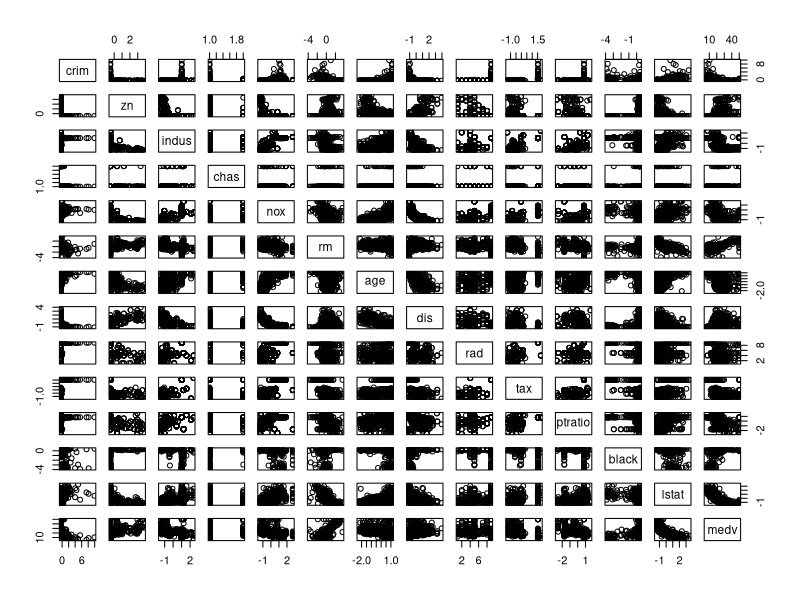
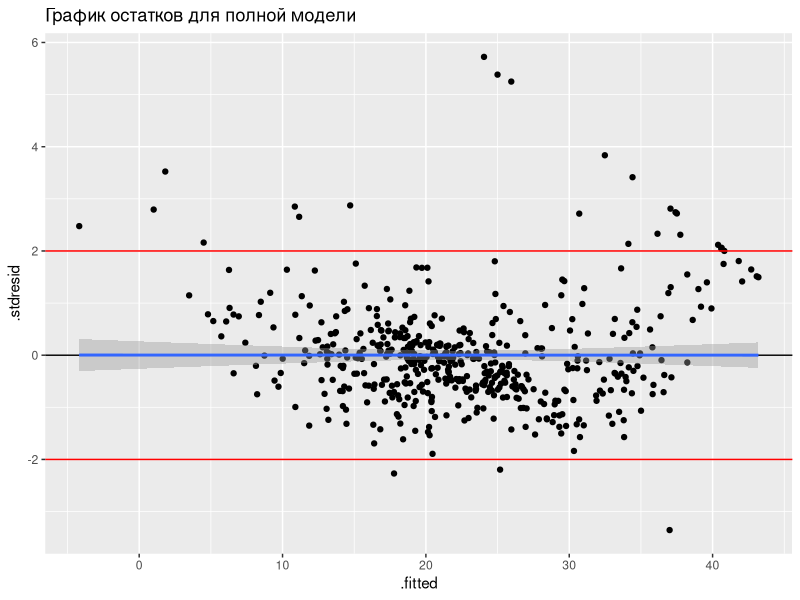
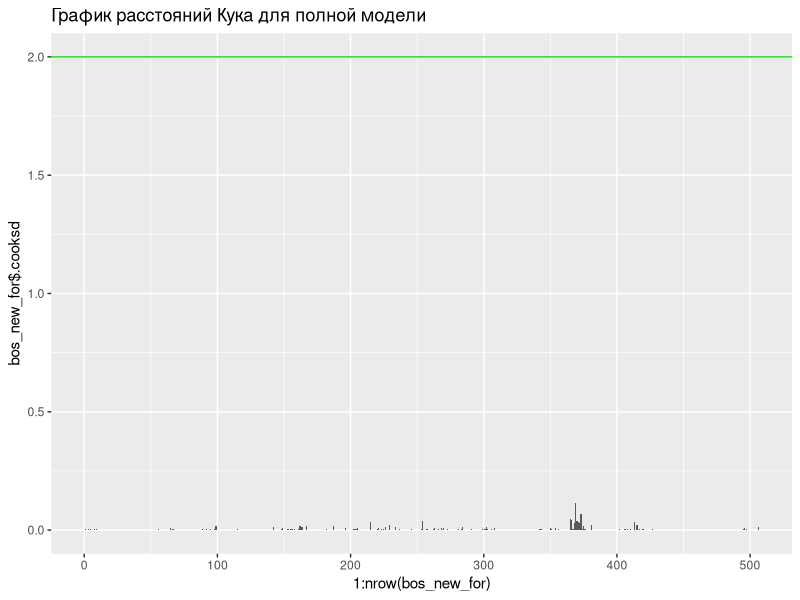
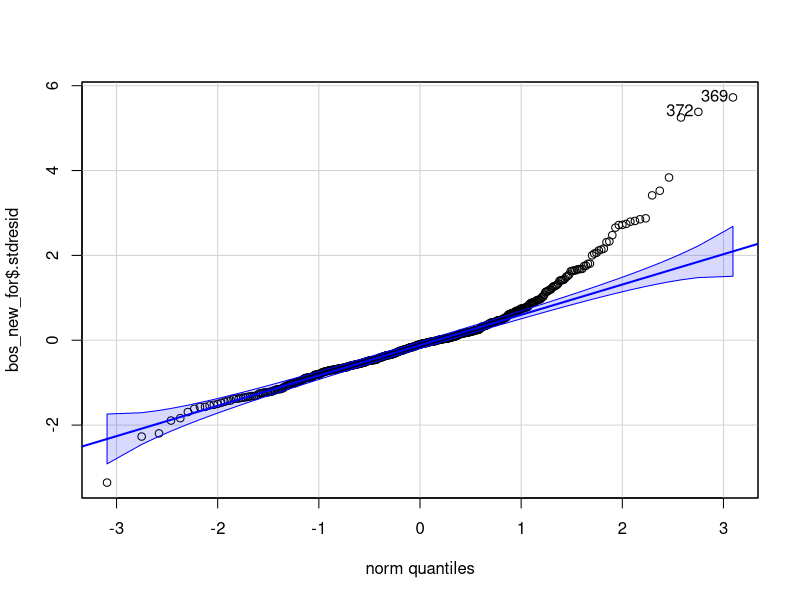
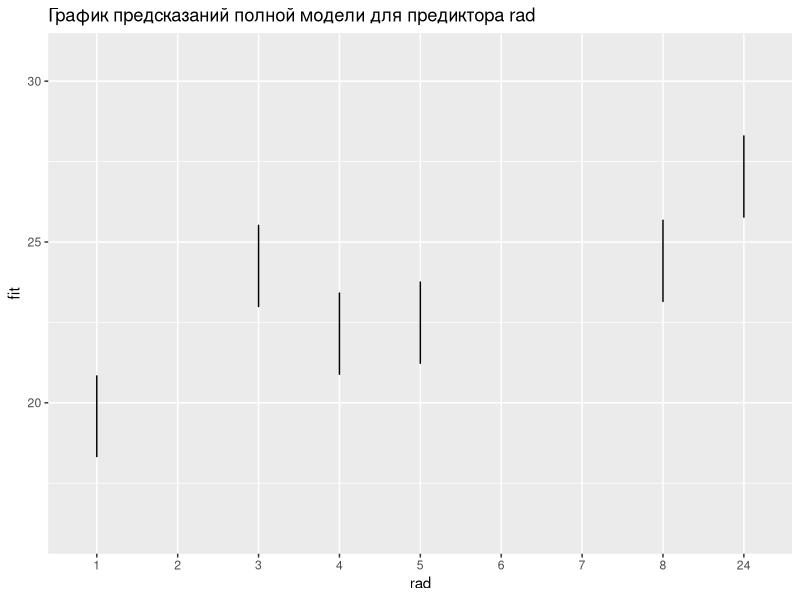
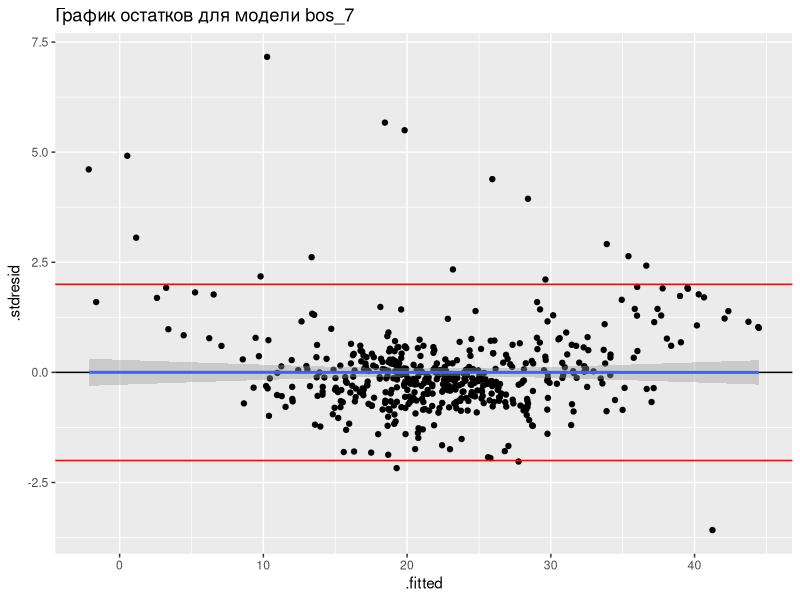
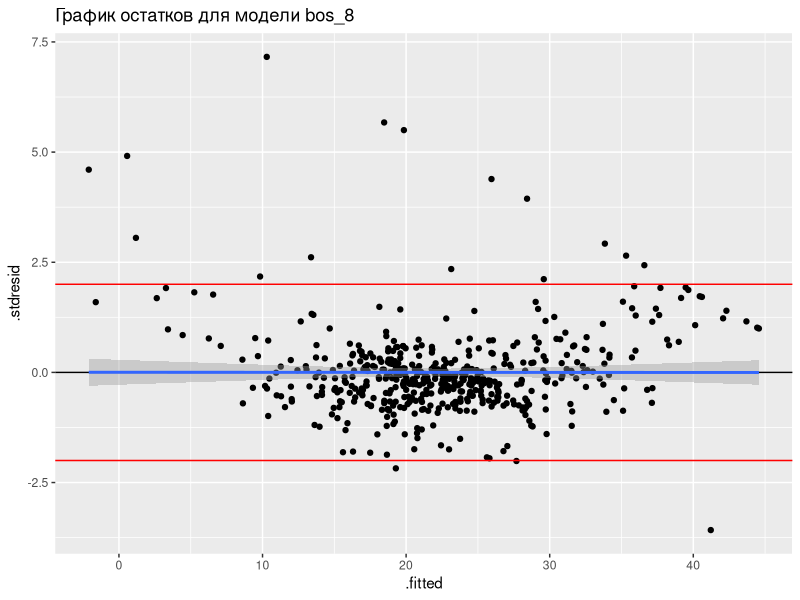
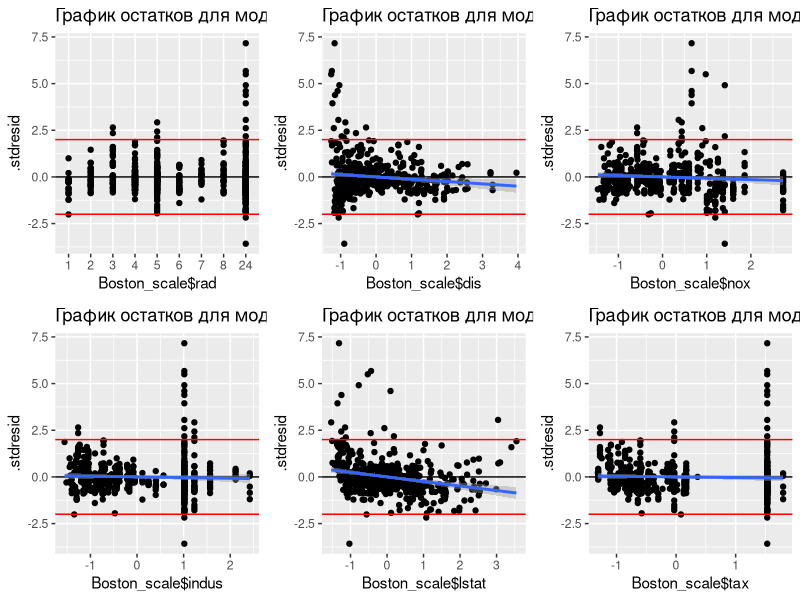

Generate these figures, in order, with R:
## ---- chunk 1
knitr::opts_chunk$set(echo = TRUE)
library(ggplot2)
library(car)
library(gridExtra)
## ---- chunk 2
library(MASS)
Boston <- MASS::Boston
str(Boston)
## ---- chunk 3
Boston_scale <- Boston
Boston_scale$chas <- as.factor(Boston_scale$chas)
Boston_scale$rad <- as.factor(Boston_scale$rad)
Boston_scale[,c(-4,-9,-14)]<- scale(Boston_scale[,c(-4,-9,-14)])

## ---- chunk 4
pairs(Boston_scale)
## ---- chunk 5
bos_new <- lm(medv~lstat+black+ptratio+tax+rad+dis+age+rm+nox+chas+indus+zn+crim,data=Boston_scale)
summary(bos_new)
## ---- chunk 6
bos_new_for <- data.frame(fortify(bos_new))
gg_resid <- ggplot(data = bos_new_for, aes(x = .fitted, y = .stdresid)) + 
  geom_point() + 
  geom_hline(yintercept = 0) +
  geom_smooth(method = "lm") +
  geom_hline(yintercept = 2, color = "red") +
  geom_hline(yintercept = -2, color = "red") +
  ggtitle("График остатков для полной модели")
gg_resid
## ---- chunk 7
ggplot(, aes(x = 1:nrow(bos_new_for), y = bos_new_for$.cooksd)) + 
  geom_bar(stat = "identity") + 
  geom_hline(yintercept = 2, color = "green2") + ggtitle("График расстояний Кука для полной модели")
## ---- chunk 8
qqPlot(bos_new_for$.stdresid)
## ---- chunk 9
 summary(bos_new)
## ---- chunk 10
MyData <- data.frame(
     rad = (Boston_scale$rad),
     crim = mean(Boston_scale$crim),
     zn = mean(Boston_scale$zn),
     chas = Boston_scale$chas,
     nox = mean(Boston_scale$nox),
     rm = mean(Boston_scale$rm),
     age = mean(Boston_scale$age),
     dis = mean(Boston_scale$dis),
     tax = mean(Boston_scale$tax),
     ptratio = mean(Boston_scale$ptratio),
     black = mean(Boston_scale$black),
     lstat = mean(Boston_scale$lstat),
     indus = mean(Boston_scale$indus))

Predictions <- predict(bos_new, newdata = MyData,  interval = 'confidence')
MyData <- data.frame(MyData, Predictions)

Pl_predict <- ggplot(MyData, aes(x = rad, y = fit)) +
  geom_ribbon(alpha = 0.2, aes(ymin = lwr, ymax = upr)) +
  geom_line() + 
  ggtitle("График предсказаний полной модели для предиктора rad")
Pl_predict 
## ---- chunk 11
vif(bos_new)
bos_2 <- update(bos_new, .~. - rad) 
## ---- chunk 12
vif(bos_2)
bos_3 <- update(bos_2, .~. - nox) 
## ---- chunk 13
vif(bos_3)
bos_4 <- update(bos_3, .~. - dis) 
## ---- chunk 14
vif(bos_4)
bos_5 <- update(bos_4, .~. - indus) 
## ---- chunk 15
vif(bos_5)
bos_6 <- update(bos_5, .~. - lstat) 
## ---- chunk 16
vif(bos_6)
bos_7 <- update(bos_6, .~. - tax) 
## ---- chunk 17
vif(bos_7)
## ---- chunk 18
bos_7_for <- data.frame(fortify(bos_7))
gg_resid<- ggplot(data = bos_7_for, aes(x = .fitted, y = .stdresid)) + 
  geom_point() + 
  geom_hline(yintercept = 0) +
  geom_smooth(method = "lm") +
  geom_hline(yintercept = 2, color = "red") +
  geom_hline(yintercept = -2, color = "red") +
  ggtitle("График остатков для модели bos_7")
gg_resid
## ---- chunk 19
drop1(bos_7, test = "F")
bos_8 <- update(bos_7, .~. - zn) 
drop1(bos_8, test = "F")

## ---- chunk 20
bos_8_for <- data.frame(fortify(bos_8))
gg_resid<- ggplot(data = bos_8_for, aes(x = .fitted, y = .stdresid)) + 
  geom_point() + 
  geom_hline(yintercept = 0) +
  geom_smooth(method = "lm") +
  geom_hline(yintercept = 2, color = "red") +
  geom_hline(yintercept = -2, color = "red") +
  ggtitle("График остатков для модели bos_8")
gg_resid
## ---- chunk 21
res_1 <- gg_resid + aes(x = Boston_scale$rad)
res_2 <- gg_resid + aes(x = Boston_scale$dis)
res_3 <- gg_resid + aes(x = Boston_scale$nox)
res_4 <- gg_resid + aes(x = Boston_scale$indus)
res_5 <- gg_resid + aes(x = Boston_scale$lstat)
res_6 <- gg_resid + aes(x = Boston_scale$tax)
grid.arrange(res_1, res_2, res_3, res_4,res_5, res_6,nrow = 2)
## ---- chunk 22
bos_9 <- update(bos_8, .~. +lstat + dis) 
drop1(bos_9, test = "F")

## ---- chunk 23
bos_10 <- update(bos_9, .~.- age - crim) 
drop1(bos_10, test = "F")
## ---- chunk 24
bos_10_for <- data.frame(fortify(bos_10))
gg_resid<- ggplot(data = bos_10_for, aes(x = .fitted, y = .stdresid)) + 
  geom_point() + 
  geom_hline(yintercept = 0) +
  geom_smooth(method = "lm") +
  geom_hline(yintercept = 2, color = "red") +
  geom_hline(yintercept = -2, color = "red")+
  ggtitle("График остатков для исправленной модели")
gg_resid
## ---- chunk 25
ggplot(, aes(x = 1:nrow(bos_10_for), y = bos_new_for$.cooksd)) + 
  geom_bar(stat = "identity") + 
  geom_hline(yintercept = 2, color = "green2") + ggtitle("График расстояний Кука для исправленной модели")
## ---- chunk 26
library(car)
qqPlot(bos_10_for$.stdresid)

## ---- chunk 27
summary(bos_10)
## ---- chunk 28
MyData <- data.frame(
     lstat = seq(min(Boston_scale$lstat), max(Boston_scale$lstat), length.out = 100),
     chas = as.factor(1),
     rm = mean(Boston_scale$rm),
     dis = mean(Boston_scale$dis),
     ptratio = mean(Boston_scale$ptratio),
     black = mean(Boston_scale$black),
     lstat = mean(Boston_scale$lstat))

Predictions <- predict(bos_10, newdata = MyData,  interval = 'confidence')
MyData <- data.frame(MyData, Predictions)

Pl_predict <- ggplot(MyData, aes(x = lstat, y = fit)) +
  geom_ribbon(alpha = 0.2, aes(ymin = lwr, ymax = upr)) +
  geom_line() + 
  ggtitle("График предсказания для исправленной модели от предиктора lstat при chas = 1")
Pl_predict 

MyData <- data.frame(
     lstat = seq(min(Boston_scale$lstat), max(Boston_scale$lstat), length.out = 100),
     chas = as.factor(0),
     rm = mean(Boston_scale$rm),
     dis = mean(Boston_scale$dis),
     ptratio = mean(Boston_scale$ptratio),
     black = mean(Boston_scale$black),
     lstat = mean(Boston_scale$lstat))

Predictions <- predict(bos_10, newdata = MyData,  interval = 'confidence')
MyData <- data.frame(MyData, Predictions)

Pl_predict <- ggplot(MyData, aes(x = lstat, y = fit)) +
  geom_ribbon(alpha = 0.2, aes(ymin = lwr, ymax = upr)) +
  geom_line() + 
  ggtitle("График предсказания для исправленной модели от предиктора lstat при chas = 0")
Pl_predict 


